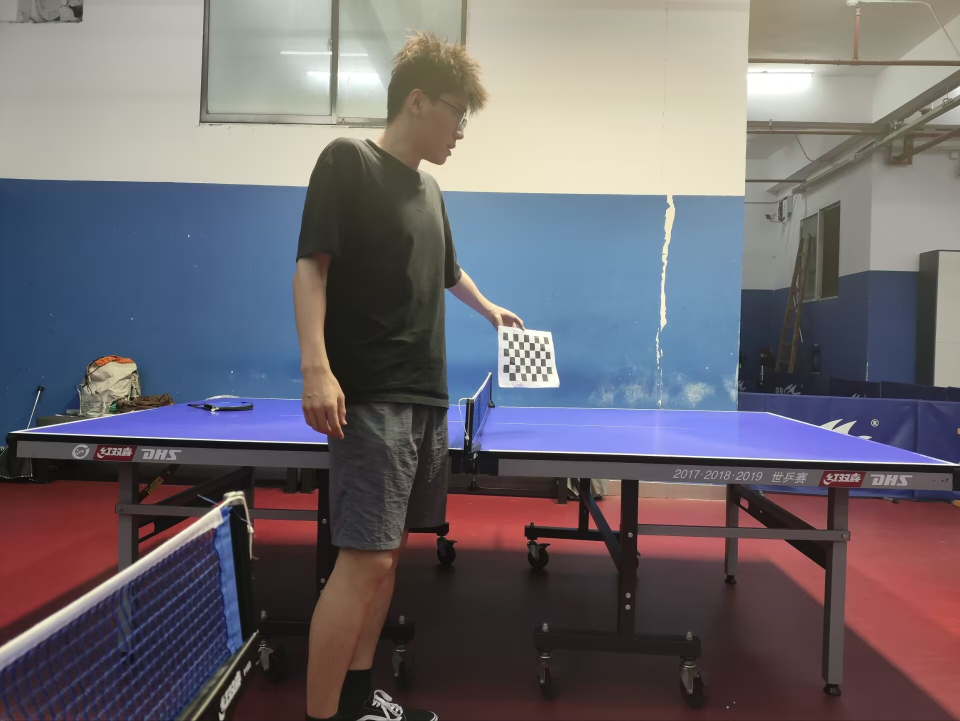
#> input picture 视觉检测课设/项目代码文件/table_tennis_3d/data/calibration/camera_A/1.jpg, 1920 x 1442 px (shown at 1/2 size); its folder holds 3 pictures in this run
$ python calibrate.py
#> lines starting #> are read from the running program, lines starting #| are printed output that depends on the picture
import cv2, numpy as np, os, sys, yaml
sys.stdout.reconfigure(encoding='utf-8')
import matplotlib
matplotlib.use('Agg')
import matplotlib.pyplot as plt


#棋盘格参数
BOARD_COLS, BOARD_ROWS=5, 8 #内角点数
SQUARE_SIZE=0.028  #每个方格边长度（米）

#标定函数
def calibrate():
    base=os.path.dirname(os.path.abspath(__file__))
    dir_a=os.path.join(base, 'data', 'calibration', 'camera_A')
    dir_b=os.path.join(base, 'data', 'calibration', 'camera_B')
    out_dir=os.path.join(base, 'outputs')
    calib_file=os.path.join(base, 'calibration.yaml')
    os.makedirs(out_dir, exist_ok=True)

    #世界坐标点生成
    objp=np.zeros((BOARD_COLS * BOARD_ROWS, 3), np.float32)#创建一个5*8共40个三维点的空数组，每个点有（x，y，z）
    #生成5*8网格坐标，转置后变成40行2列的数组，再乘以实际边长，得到角点在世界坐标系的位置，z为0
    objp[:, :2]=np.mgrid[0:BOARD_COLS, 0:BOARD_ROWS].T.reshape(-1, 2)*SQUARE_SIZE

    #单目标定
    def calib_one(img_dir):
        files=sorted([f for f in os.listdir(img_dir) if f.endswith(('.jpg','.png','.jpeg'))])
        obj_pts, img_pts, corners_list=[], [], []#储存世界坐标，图像坐标
        img_size=None
        for f in files:
            img=cv2.imdecode(np.fromfile(os.path.join(img_dir, f), dtype=np.uint8), cv2.IMREAD_COLOR)
#> img is the input picture: shape (1442, 1920, 3); mean B, G, R 110.7, 104.4, 109.5
            if img is None: continue
            if img_size is None: img_size=(img.shape[1], img.shape[0])#记录图像宽和高，OpenCV直接shape是 (高,宽,通道)
            gray=cv2.equalizeHist(cv2.cvtColor(img, cv2.COLOR_BGR2GRAY))#彩色转灰度，直方图均衡化
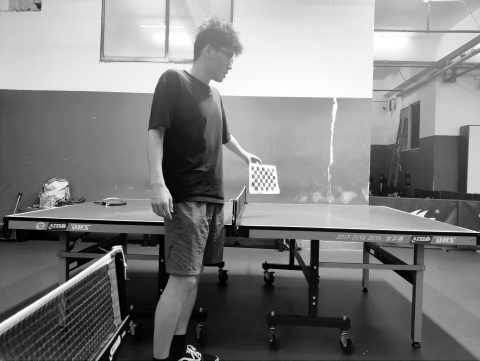
#> gray: shape (1442, 1920) (shown at 1/4 size); min 0, max 255, mean 128.2
            ret, corners=cv2.findChessboardCorners(gray, (BOARD_COLS, BOARD_ROWS),
                cv2.CALIB_CB_ADAPTIVE_THRESH + cv2.CALIB_CB_NORMALIZE_IMAGE)#ret是否检测到棋盘格，corners角点坐标（40，1，2）
#> ret = True; corners = 40 rows, first 8: [1088.6, 687.4], [1090.2, 702.5], [1090.9, 717.6], [1092.2, 732.8], [1094, 748], [1079.1, 686.6], [1079.8, 701.9], [1080.6, 717.2]
            if ret:
                #亚像素级角点优化，窗口大小11*11，停止条件：30次迭代或误差小于0.001
                corners=cv2.cornerSubPix(gray, corners, (11, 11), (-1, -1),
                    (cv2.TERM_CRITERIA_EPS + cv2.TERM_CRITERIA_MAX_ITER, 30, 0.001))
#> corners = 40 rows, first 8: [1083.7, 686.4], [1084.6, 702.2], [1085.6, 716.7], [1085.3, 733], [1087.3, 747.3], [1072.2, 686.2], [1074.1, 700.7], [1085.6, 716.7]
                obj_pts.append(objp)
                img_pts.append(corners)
                corners_list.append((f, img, corners))
#> pass 2 of the loop in calib_one, `for f in files:`:
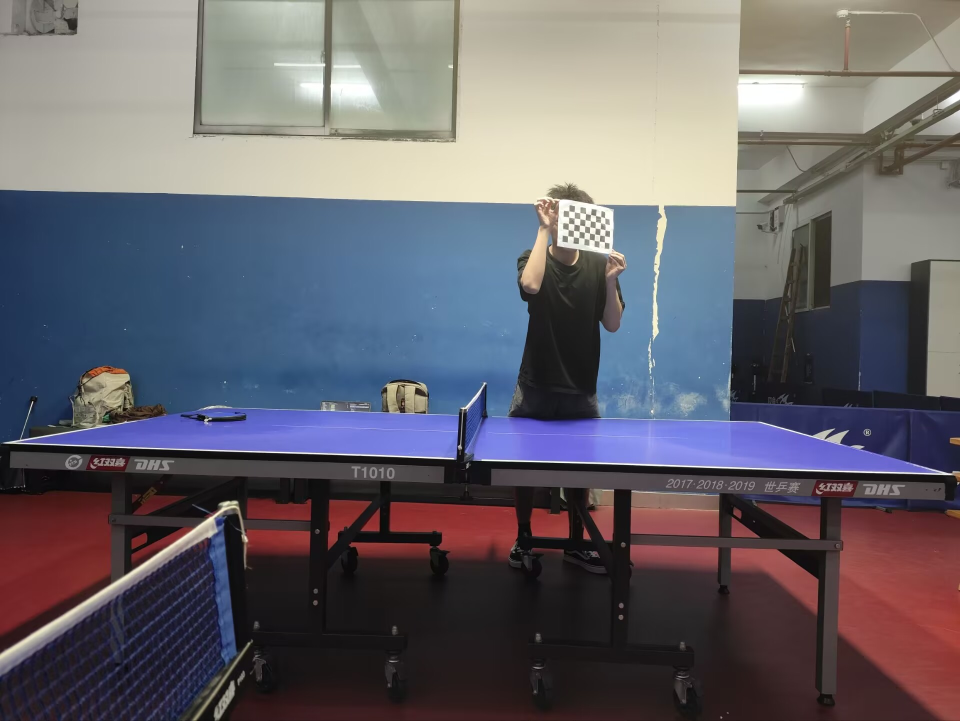
#> input picture 视觉检测课设/项目代码文件/table_tennis_3d/data/calibration/camera_A/10.jpg, 1920 x 1442 px (shown at 1/2 size)
#> in calib_one, img is the input picture: shape (1442, 1920, 3); mean B, G, R 106.3, 99.1, 102
#> in calib_one, `gray=cv2.equalizeHist(cv2.cvtColor(img, cv2.COLOR_BGR2GRAY))#彩色转灰度，直方图..`:
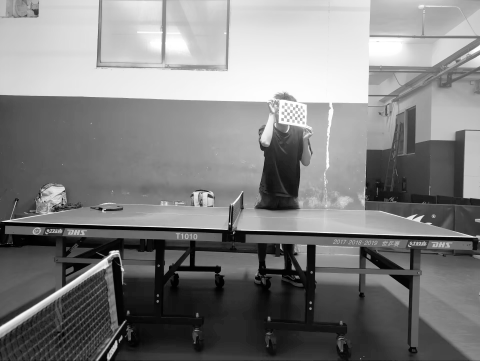
#> gray: shape (1442, 1920) (shown at 1/4 size); min 0, max 255, mean 128.2
#> in calib_one, `ret, corners=cv2.findChessboardCorners(gray, (BOARD_COLS, BOARD_ROWS),..`: corners = 40 rows, first 8: [1136, 471.9], [1136.6, 459.6], [1137.5, 447.1], [1138.1, 434.7], [1138.2, 422.3], [1147, 473.7], [1147.6, 461.4], [1148.4, 448.6]
#> in calib_one, `corners=cv2.cornerSubPix(gray, corners, (11, 11), (-1, -1), (cv2.TERM_..`: corners = 40 rows, first 8: [1140.8, 465.8], [1142.7, 454.3], [1142.7, 454.3], [1143.2, 445.3], [1143.3, 429], [1153.3, 467.1], [1142.7, 454.3], [1154.5, 448.4]
#> pass 3 of the loop in calib_one, `for f in files:`:
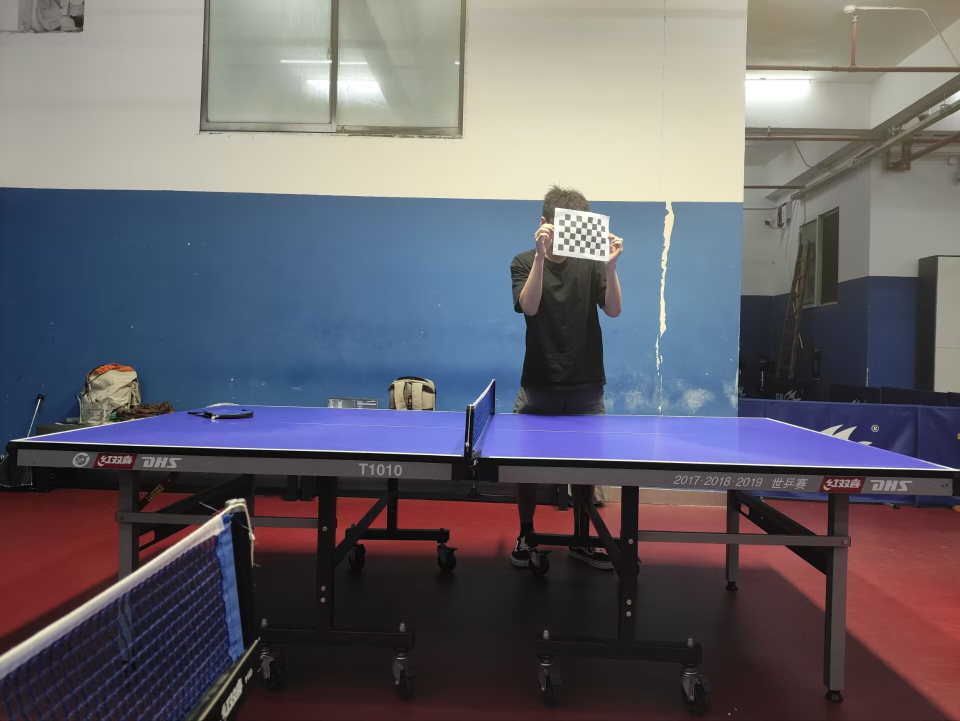
#> input picture 视觉检测课设/项目代码文件/table_tennis_3d/data/calibration/camera_A/11.jpg, 1920 x 1442 px (shown at 1/2 size)
#> in calib_one, img is the input picture: shape (1442, 1920, 3); mean B, G, R 106.6, 99.1, 101.9
#> in calib_one, `gray=cv2.equalizeHist(cv2.cvtColor(img, cv2.COLOR_BGR2GRAY))#彩色转灰度，直方图..`:
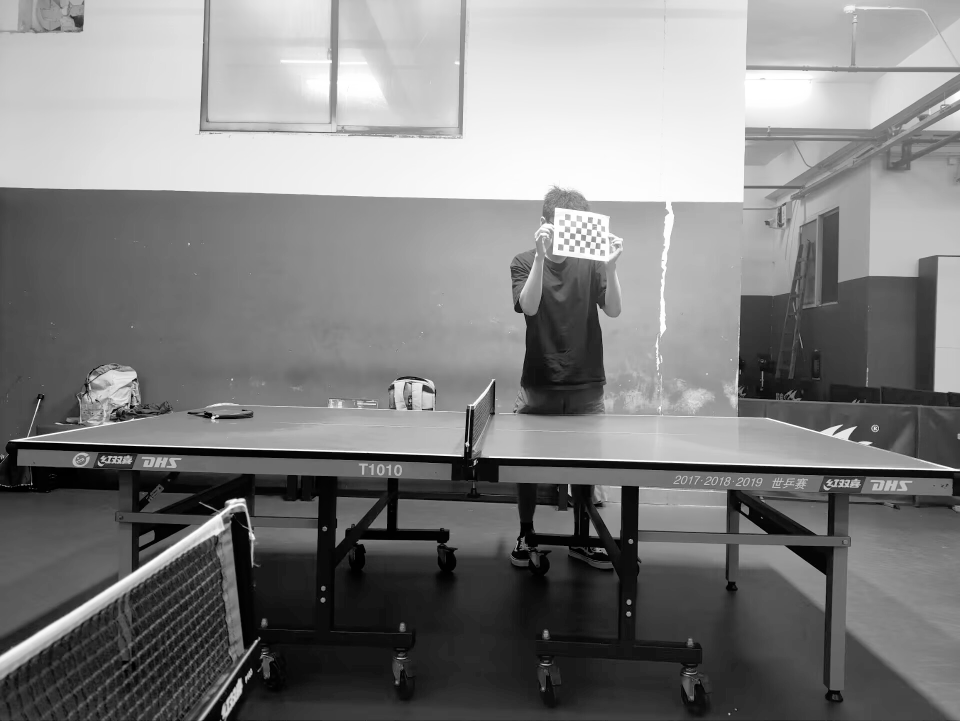
#> gray: shape (1442, 1920) (shown at 1/2 size); min 0, max 255, mean 128.2
#> in calib_one, `ret, corners=cv2.findChessboardCorners(gray, (BOARD_COLS, BOARD_ROWS),..`: corners = 40 rows, first 8: [1127.1, 488.6], [1127.7, 476.4], [1128.5, 463.6], [1129.6, 452.2], [1129.3, 439.5], [1138, 490], [1139.1, 477.4], [1139.9, 465.4]
#> in calib_one, `corners=cv2.cornerSubPix(gray, corners, (11, 11), (-1, -1), (cv2.TERM_..`: corners = 40 rows, first 8: [1131.9, 491.9], [1133.2, 482.9], [1134.6, 471], [1129.6, 452.2], [1134.7, 435.5], [1131.9, 491.9], [1145.5, 472.1], [1145.5, 472.1]
        if len(obj_pts) < 3:
            raise RuntimeError(f"标定图不足: {len(obj_pts)}")#每张图像提供 2 个约束，内参有 5 个自由度需要求解，至少需要3张图
        #执行张正友标定，返回内参矩阵K和畸变系数dist
        _, K, dist, _, _=cv2.calibrateCamera(obj_pts, img_pts, img_size, None, None)#第一个None：不提供初始内参矩阵，让算法从零估计，第二个None：不固定任何内参
#> K = [[559.7, 0, 903], [0, 1004.7, 761.3], [0, 0, 1]]; dist = [[0.237, -0.455, -0.128, -0.118, -0.129]]
        return K, dist, img_size, len(obj_pts), corners_list

    print("进行相机标定")

    print("\n标定 Camera A")
    K_A, dist_A, size_A, n_A, corners_A = calib_one(dir_a)
#> K_A = [[559.7, 0, 903], [0, 1004.7, 761.3], [0, 0, 1]]; dist_A = [[0.237, -0.455, -0.128, -0.118, -0.129]]; size_A = (1920, 1442); n_A = 3; corners_A = 3 items
    print(f"  使用 {n_A} 张图像, 分辨率 {size_A[0]}x{size_A[1]}")
#|   使用 3 张图像, 分辨率 1920x1442
    print(f"  fx={K_A[0,0]:.1f}, fy={K_A[1,1]:.1f}, cx={K_A[0,2]:.1f}, cy={K_A[1,2]:.1f}")
#|   fx=559.7, fy=1004.7, cx=903.0, cy=761.3
    #fx：水平焦距（以像素为单位）和fy：垂直焦距，主点(cx,cy)
    print("\n标定 Camera B")
    K_B, dist_B, size_B, n_B, corners_B = calib_one(dir_b)
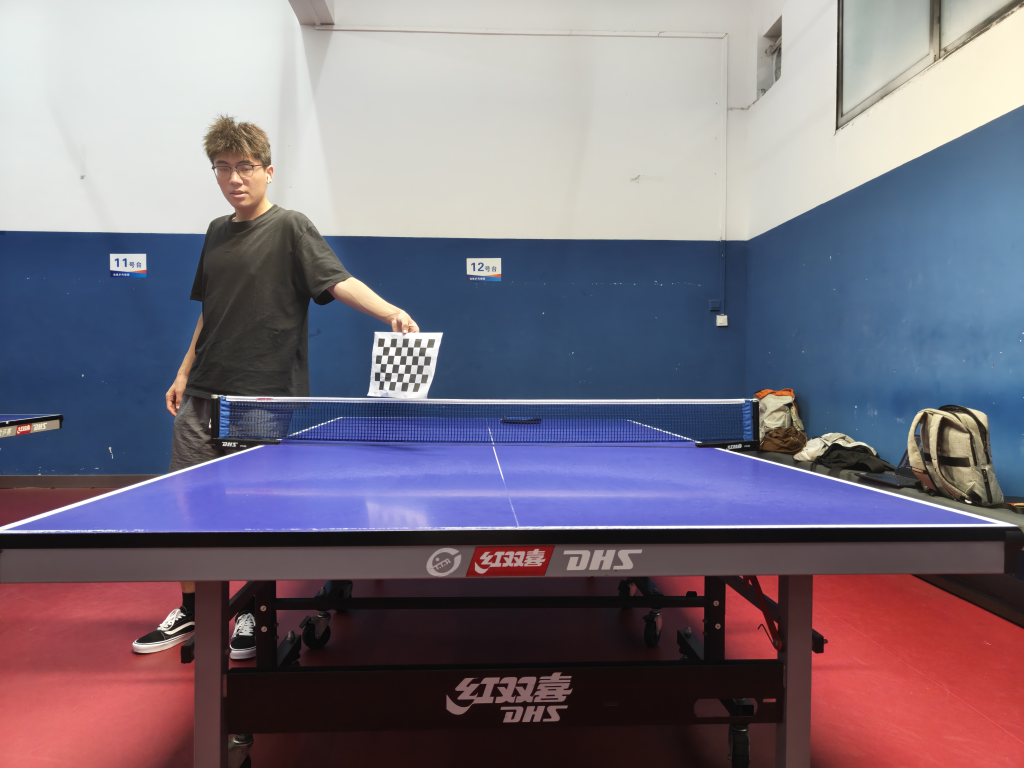
#> input picture 视觉检测课设/项目代码文件/table_tennis_3d/data/calibration/camera_B/1.jpg, 4096 x 3072 px (shown at 1/4 size)
#> in calib_one, img is the input picture: shape (3072, 4096, 3); mean B, G, R 127.1, 113.4, 122.1
#> in calib_one (call 2), `gray=cv2.equalizeHist(cv2.cvtColor(img, cv2.COLOR_BGR2GRAY))#彩色转灰度，直方图..`:
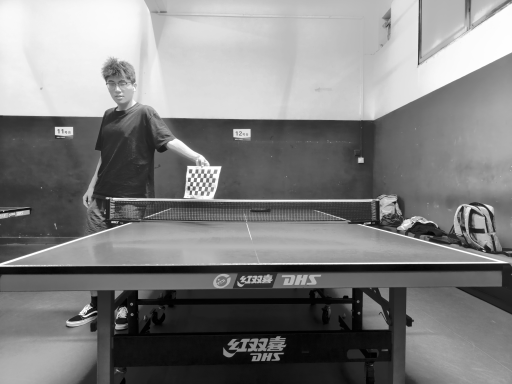
#> gray: shape (3072, 4096) (shown at 1/8 size); min 0, max 255, mean 128.4
#> in calib_one (call 2), `ret, corners=cv2.findChessboardCorners(gray, (BOARD_COLS, BOARD_ROWS),..`: corners = 40 rows, first 8: [1706.5, 1390.4], [1699, 1425.9], [1695.1, 1462.2], [1688.9, 1497.2], [1681.4, 1532.9], [1680, 1389.7], [1674.6, 1425.4], [1670.8, 1461.2]
#> in calib_one (call 2), `corners=cv2.cornerSubPix(gray, corners, (11, 11), (-1, -1), (cv2.TERM_..`: corners = 40 rows, first 8: [1706.5, 1390.6], [1699.2, 1425.6], [1695.2, 1462.1], [1688.8, 1497.2], [1681.7, 1532.8], [1680.4, 1389.7], [1674.6, 1425.2], [1670.6, 1461.2]
    print(f"  使用 {n_B} 张图像, 分辨率 {size_B[0]}x{size_B[1]}")
    print(f"  fx={K_B[0,0]:.1f}, fy={K_B[1,1]:.1f}, cx={K_B[0,2]:.1f}, cy={K_B[1,2]:.1f}")


    #立体标定: 遍历所有候选同步对，用 solvePnP 求解并评估，选立体误差最小的那对
    print("\n立体标定 (solvePnP, 选最优同步对)...")
    corners_map_A={fa: ca for fa, _, ca in corners_A}
    corners_map_B={fb: cb for fb, _, cb in corners_B}
    sync_files=sorted(set(corners_map_A.keys()) & set(corners_map_B.keys()))
    print(f"  找到 {len(sync_files)} 对候选同步图像")

    if len(sync_files) < 1:
        raise RuntimeError("找不到同步棋盘格对!")

    #逐对评估
    pair_results=[]
    print(f"  {'文件':>6s}  {'A单目err':>10s}  {'B单目err':>10s}  {'stereo err':>11s}")
    print(f"  {'-'*6}  {'-'*10}  {'-'*10}  {'-'*11}")
    for f in sync_files:
        ca, cb=corners_map_A[f], corners_map_B[f]

        #各自solvePnP求解物体到相机的位姿：rA、tA是物体坐标系到相机A坐标系的旋转向量和平移向量
        _, rA, tA=cv2.solvePnP(objp, ca, K_A, dist_A)
        _, rB, tB=cv2.solvePnP(objp, cb, K_B, dist_B)

        #求单目重投影误差，将世界坐标系的角点通过求得的位姿投影回图像平面，计算与实际检测到的角点位置的平均距离作为误差指标
        projA, _=cv2.projectPoints(objp, rA, tA, K_A, dist_A)
        projB, _=cv2.projectPoints(objp, rB, tB, K_B, dist_B)
        errA=np.mean(np.sqrt(np.sum((ca - projA)**2, axis=2)))
        errB=np.mean(np.sqrt(np.sum((cb - projB)**2, axis=2)))

        #计算 AB相机坐标系之间的R, T
        RA, _=cv2.Rodrigues(rA)
        RB, _=cv2.Rodrigues(rB)
        R_pair=RA @ RB.T
        T_pair=tA - R_pair @ tB

        #三角化+重投影评估stereo一致性
        P1=K_A @ np.hstack([np.eye(3), np.zeros((3, 1))])#相机a的投影矩阵，假设相机a坐标系为世界坐标系，所以旋转矩阵是单位矩阵，平移向量是零向量
        P2=K_B @ np.hstack([R_pair, T_pair.reshape(3, 1)])#相机b的投影矩阵，将相机b坐标系转换到相机a坐标系下
        pts4d=cv2.triangulatePoints(P1, P2, ca.reshape(-1, 2).T, cb.reshape(-1, 2).T)#三角化：根据两台相机的投影矩阵和对应的角点，计算出这些点在三维空间中的位置
        pts3d=(pts4d[:3] / pts4d[3]).T

        #恢复的三d点再重投影回A图像平面，计算与实际角点位置的平均距离作为stereo误差指标
        rvec0=np.zeros(3)
        projA_stereo, _=cv2.projectPoints(pts3d, rvec0, np.zeros(3), K_A, dist_A)
        err_stereo_A=np.mean(np.sqrt(np.sum((ca - projA_stereo)**2, axis=2)))

        # 重投影回 B，同样计算stereo误差
        pts3d_h=np.hstack([pts3d, np.ones((pts3d.shape[0], 1))])
        projB_h=(P2 @ pts3d_h.T).T
        projB_stereo=(projB_h[:, :2] / projB_h[:, 2:3]).reshape(-1, 1, 2)
        err_stereo_B=np.mean(np.sqrt(np.sum((cb - projB_stereo)**2, axis=2)))

        err_stereo=(err_stereo_A + err_stereo_B) / 2#求平均
        pair_results.append((f, err_stereo, R_pair, T_pair, errA, errB))
        print(f"  {f:>6s}  {errA:>10.4f}  {errB:>10.4f}  {err_stereo:>11.4f}")

    #选stereo误差最小的对得到最终的R、T
    best=min(pair_results, key=lambda x: x[1])
    best_file, stereo_err, R, T, _, _=best
    baseline = np.linalg.norm(T)
    print(f"\n  最优同步对: {best_file}")
    print(f"  Stereo 误差: {stereo_err:.4f} px")
    print(f"  Baseline: {baseline:.3f}m")

    # 保存
    calib_data={
        'K_A': K_A.tolist(), 'dist_A': dist_A.ravel().tolist(),
        'K_B': K_B.tolist(), 'dist_B': dist_B.ravel().tolist(),
        'R': R.tolist(), 'T': T.tolist(),
        'image_size_A': size_A, 'image_size_B': size_B,
        'stereo_error': float(stereo_err),
        'best_pair': best_file
    }
    with open(calib_file, 'w', encoding='utf-8') as f:
        yaml.dump(calib_data, f, default_flow_style=False)
    print(f"  已保存: {calib_file}")

    #生成标定结果展示图
    print("\n生成标定展示图...")
    fig=plt.figure(figsize=(16, 10))

    for i, (K, dist, corners_list, label) in enumerate([
        (K_A, dist_A, corners_A, 'A'), (K_B, dist_B, corners_B, 'B')
    ]):
        # 棋盘格角点检测展示
        ax=fig.add_subplot(2, 3, i+1)
        if corners_list:
            fname, img, corners=corners_list[0]
            vis=img.copy()
            cv2.drawChessboardCorners(vis, (BOARD_COLS, BOARD_ROWS), corners, True)
            ax.imshow(cv2.cvtColor(vis, cv2.COLOR_BGR2RGB))
            ax.set_title(f'Camera {label} - Checkerboard Detection', fontweight='bold')
        ax.axis('off')

        #重投影误差计算
        errs=[]
        for fname, img, corners in corners_list:
            _, rvec, tvec=cv2.solvePnP(objp, corners, K, dist)
            proj, _=cv2.projectPoints(objp, rvec, tvec, K, dist)#重投影：将世界坐标系中的3D角点通过相机模型投影回2D图像平面。
            err=np.mean(np.sqrt(np.sum((corners - proj)**2, axis=2)))#计算角点的重投影误差：每个角点的重投影位置与实际检测到的位置之间的欧氏距离，取平均值作为该图像的误差指标。
            errs.append(err)

        ax=fig.add_subplot(2, 3, i+4)
        if errs:
            ax.bar(range(len(errs)), errs, color='steelblue', edgecolor='navy')
            mean_err = np.mean(errs)
            ax.axhline(y=mean_err, color='red', linestyle='--',
                      label=f'Mean: {mean_err:.3f} px')
            ax.set_xlabel('Image #')
            ax.set_ylabel('Reprojection Error (px)')
            ax.set_title(f'Camera {label} - Reprojection Error', fontweight='bold')
            ax.legend(fontsize=8)
            ax.grid(axis='y', alpha=0.3)

    # 参数汇总
    ax=fig.add_subplot(2, 3, 6)
    ax.axis('off')
    info_text = (
        "CALIBRATION RESULTS\n"
        "==================\n\n"
        f"Camera A ({size_A[0]}x{size_A[1]}):\n"
        f"  fx = {K_A[0,0]:.1f}  fy = {K_A[1,1]:.1f}\n"
        f"  cx = {K_A[0,2]:.1f}  cy = {K_A[1,2]:.1f}\n"
        f"  k1 = {dist_A.ravel()[0]:.4f}  k2 = {dist_A.ravel()[1]:.4f}\n"
        f"  Images: {n_A}\n\n"
        f"Camera B ({size_B[0]}x{size_B[1]}):\n"
        f"  fx = {K_B[0,0]:.1f}  fy = {K_B[1,1]:.1f}\n"
        f"  cx = {K_B[0,2]:.1f}  cy = {K_B[1,2]:.1f}\n"
        f"  k1 = {dist_B.ravel()[0]:.4f}  k2 = {dist_B.ravel()[1]:.4f}\n"
        f"  Images: {n_B}\n\n"
        f"Stereo (B -> A):\n"
        f"  Best pair = {best_file}\n"
        f"  Stereo error = {stereo_err:.4f} px\n"
        f"  Baseline = {baseline:.4f} m"
    )
    ax.text(0.05, 0.95, info_text, transform=ax.transAxes, fontsize=10,
            verticalalignment='top', fontfamily='monospace',
            bbox=dict(boxstyle='round', facecolor='wheat', alpha=0.5))

    plt.suptitle('Camera Calibration Results', fontsize=14, fontweight='bold')
    plt.tight_layout()
    calib_img = os.path.join(out_dir, 'calibration_results.png')
    plt.savefig(calib_img, dpi=150, bbox_inches='tight')
    plt.close()
    print(f"  已保存: {calib_img}")

    print(f"\n标定完成! 输出文件: calibration.yaml, outputs/calibration_results.png")


if __name__ == '__main__':
#> (the run stopped early here; a loop or call above may not have finished)
